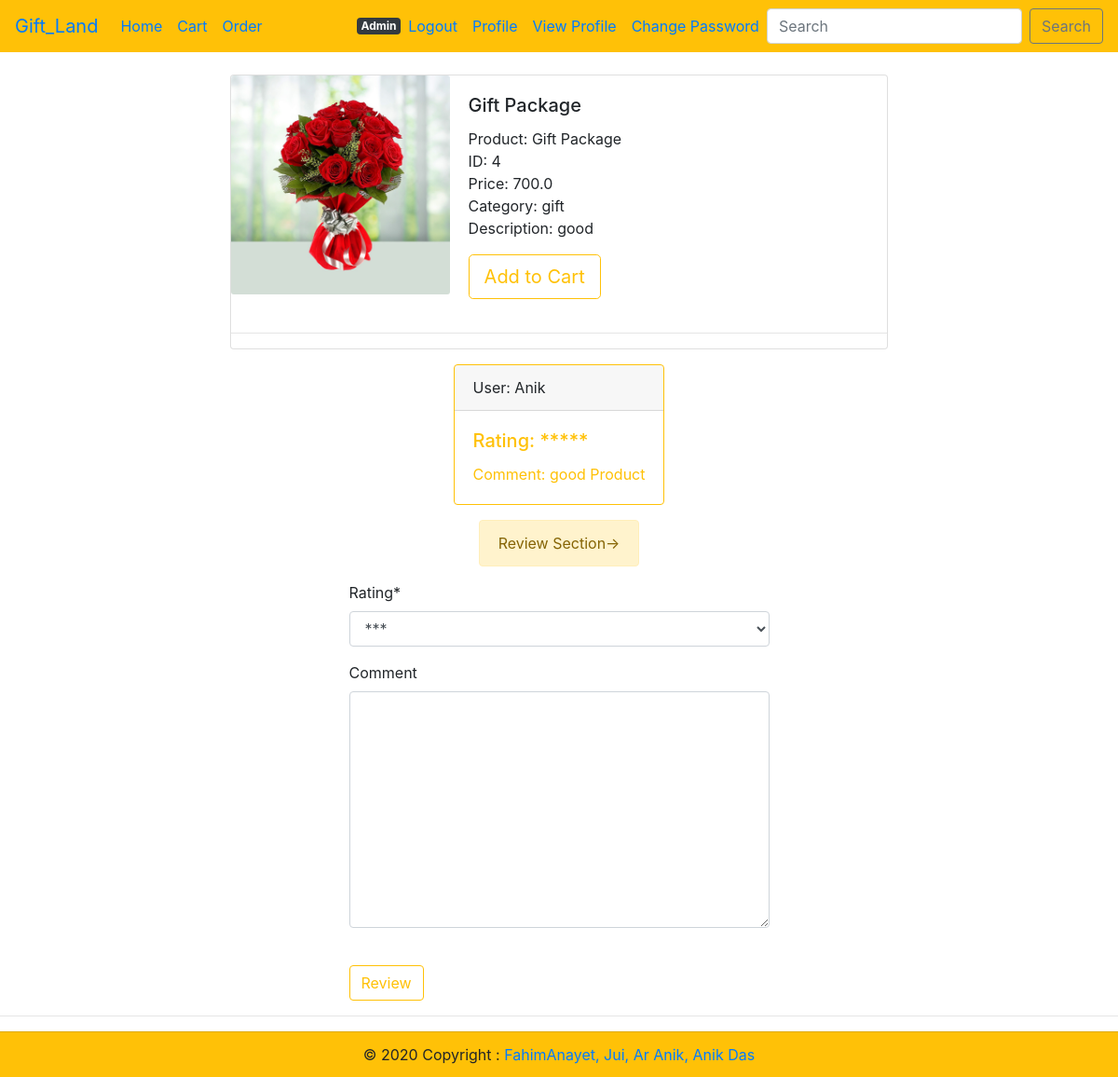
The page /review/9 (signed in) on the database as committed earlier.
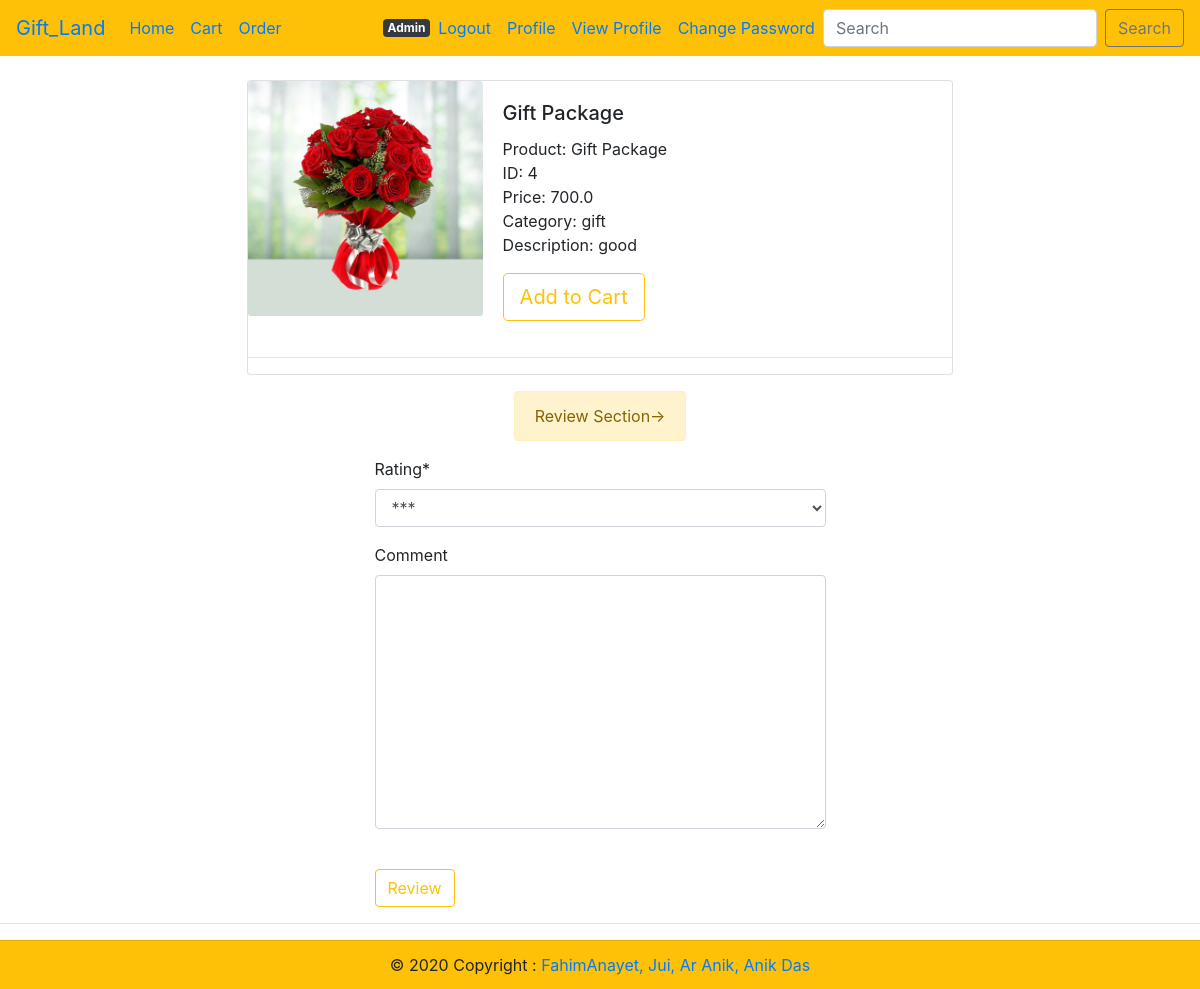
The same page on the database as committed later.
### ProductInfo/models.py (models this page shows, shortened)
class Review(models.Model):
    RatingStar=(
        ('*','*'),
        ('**','**'),
        ('***','***'),
        ('****','****'),
        ('*****','*****'),
    )
    rating=models.CharField(max_length=10,choices=RatingStar,default='***')
    comment=models.TextField(blank=True,null=True)
    user=models.ForeignKey(User,on_delete=models.CASCADE,null=True,blank=True)

### ProductInfo/views.py (the view, shortened to what this page needs)
# urls.py: path('review/<int:product_id>',Product_view.ProductReview, name='review'),
def ProductReview(request,product_id):
    review_done=False
    detail=get_object_or_404(Product,id=product_id)
    userlist = detail.reviews.filter(user=request.user)
    print(userlist,len(userlist))
    if len(userlist)!=0:
        review_done=True
    form = ReviewForm()
    context = {
        'detail':detail,
        'form':form,
        'review_done':review_done,
    }
    return render(request,'ProductHtml/review.html',context)

### ProductInfo/forms.py
class ReviewForm(forms.ModelForm):
    class Meta:
        model= Review
        fields=('rating','comment')

### templates/ProductHtml/review.html (shortened to what this page needs)
{% extends 'base.html' %}
{% load static %}
{% load crispy_forms_tags %}
{% block content %}
<br>
<div class="col d-flex justify-content-center">
<div class="card mb-3" style="max-width: 900px;">
    <div class="row no-gutters">
      <div class="col mx-auto ">
        <img src="{{detail.p_image.url }}" class="card-img" alt="...">
      </div>
      <div class="col-md-8">
        <div class="card-body">
          <h5 class="card-title">{{detail.p_name}}</h5>
          <p class="card-text">
            Product: {{ detail.p_name }} <br>
            ID: {{ detail.p_id }} <br>
            Price: {{ detail.p_price }} <br>
            Category: {{ detail.category }} <br>
            Description: {{ detail.description }} <br>
          </p>
          <a href="{% url 'update-cart' detail.id %}">
            <button type="submit" class="btn btn-lg btn-outline-warning">Add to Cart</button>
          </a>
        </div>
      </div>
    </div>
    <hr>
  </div>
</div>
<div class="col d-flex justify-content-center">
  {% for review in detail.reviews.all %}
    <div class="card border-warning mb-3" style="max-width: 18rem;">
      <div class="card-header">User: {{ review.user.username }}</div>
      <div class="card-body text-warning">
        <h5 class="card-title">Rating: {{ review.rating }}</h5>
        <p class="card-text">Comment: {{ review.comment }}</p>
      </div>
    </div>
    {% endfor %}
  </div>
  <div class="col d-flex justify-content-center">
    <div class="alert alert-warning" role="alert">
      Review Section->
    </div>
    </div>
<div class="col d-flex justify-content-center">
    {% if review_done == False %}
    <form method="POST">
      {{ form | crispy }}<br>
      <button type="submit" class="btn btn-outline-warning">Review</button>
    </form>
    {% else %}
    <div class="alert alert-warning" role="alert">
        You have already submitted a review
    </div>
    {% endif %}
</div>
<hr>
{% endblock %}

Rows that differ between the two databases and show on the page:
removed Review: user.username "Anik", rating "*****", comment "good Product"
